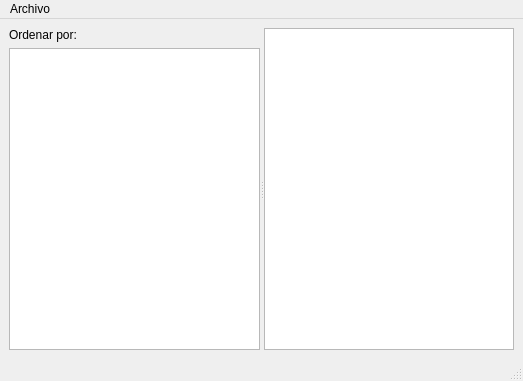
<?xml version="1.0" encoding="UTF-8"?>
<ui version="4.0">
 <class>NotesWindow</class>
 <widget class="QMainWindow" name="NotesWindow">
  <property name="geometry">
   <rect>
    <x>0</x>
    <y>0</y>
    <width>523</width>
    <height>381</height>
   </rect>
  </property>
  <property name="windowTitle">
   <string>Notas [*]</string>
  </property>
  <property name="windowIcon">
   <iconset>
    <normaloff>:/icons/note.png</normaloff>:/icons/note.png</iconset>
  </property>
  <widget class="QWidget" name="centralwidget">
   <property name="sizePolicy">
    <sizepolicy hsizetype="Maximum" vsizetype="Preferred">
     <horstretch>0</horstretch>
     <verstretch>0</verstretch>
    </sizepolicy>
   </property>
   <layout class="QVBoxLayout" name="verticalLayout_2">
    <item>
     <widget class="QSplitter" name="splitter">
      <property name="orientation">
       <enum>Qt::Horizontal</enum>
      </property>
      <widget class="QWidget" name="verticalLayoutWidget">
       <layout class="QVBoxLayout" name="verticalLayout">
        <item>
         <layout class="QHBoxLayout" name="horizontalLayout">
          <item>
           <widget class="QLabel" name="label">
            <property name="text">
             <string>Ordenar por:</string>
            </property>
           </widget>
          </item>
         </layout>
        </item>
        <item>
         <widget class="QListWidget" name="notesList"/>
        </item>
       </layout>
      </widget>
      <widget class="QPlainTextEdit" name="noteEdit"/>
     </widget>
    </item>
   </layout>
  </widget>
  <widget class="QMenuBar" name="menubar">
   <property name="geometry">
    <rect>
     <x>0</x>
     <y>0</y>
     <width>523</width>
     <height>20</height>
    </rect>
   </property>
   <widget class="QMenu" name="menuArchivo">
    <property name="title">
     <string>Archivo</string>
    </property>
    <addaction name="actionNewNote"/>
    <addaction name="actionSave"/>
   </widget>
   <addaction name="menuArchivo"/>
  </widget>
  <widget class="QStatusBar" name="statusbar"/>
  <action name="actionSave">
   <property name="icon">
    <iconset>
     <normaloff>:/icons/floppy.png</normaloff>:/icons/floppy.png</iconset>
   </property>
   <property name="text">
    <string>Guardar</string>
   </property>
   <property name="shortcut">
    <string>Ctrl+G</string>
   </property>
  </action>
  <action name="actionNewNote">
   <property name="icon">
    <iconset>
     <normaloff>:/icons/file.png</normaloff>:/icons/file.png</iconset>
   </property>
   <property name="text">
    <string>Nueva nota</string>
   </property>
  </action>
 </widget>
 <resources/>
 <connections/>
</ui>
